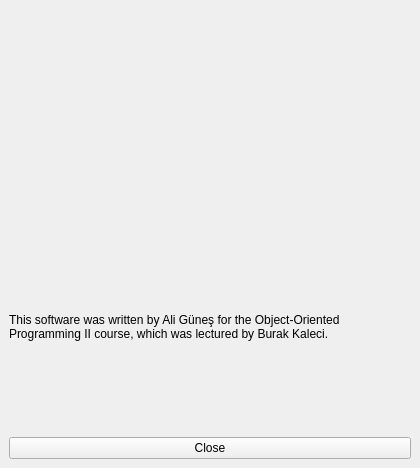
<?xml version="1.0" encoding="UTF-8"?>
<ui version="4.0">
 <class>AboutWindow</class>
 <widget class="QMainWindow" name="AboutWindow">
  <property name="geometry">
   <rect>
    <x>0</x>
    <y>0</y>
    <width>420</width>
    <height>468</height>
   </rect>
  </property>
  <property name="maximumSize">
   <size>
    <width>420</width>
    <height>468</height>
   </size>
  </property>
  <property name="windowTitle">
   <string>About</string>
  </property>
  <property name="windowIcon">
   <iconset>
    <normaloff>resources/icons/university.svg</normaloff>resources/icons/university.svg</iconset>
  </property>
  <widget class="QWidget" name="centralwidget">
   <layout class="QGridLayout" name="gridLayout">
    <item row="0" column="0">
     <layout class="QVBoxLayout" name="verticalLayout">
      <item>
       <widget class="QLabel" name="logoLabel">
        <property name="text">
         <string/>
        </property>
        <property name="pixmap">
         <pixmap>resources/img/esogu.png</pixmap>
        </property>
        <property name="scaledContents">
         <bool>true</bool>
        </property>
       </widget>
      </item>
      <item>
       <widget class="QLabel" name="aboutLabel">
        <property name="text">
         <string>This software was written by Ali Güneş for the Object-Oriented Programming II course, which was lectured by Burak Kaleci.</string>
        </property>
        <property name="wordWrap">
         <bool>true</bool>
        </property>
       </widget>
      </item>
      <item>
       <widget class="QPushButton" name="close_pushButton">
        <property name="text">
         <string>Close</string>
        </property>
       </widget>
      </item>
     </layout>
    </item>
   </layout>
  </widget>
 </widget>
 <resources/>
 <connections>
  <connection>
   <sender>close_pushButton</sender>
   <signal>clicked()</signal>
   <receiver>AboutWindow</receiver>
   <slot>close()</slot>
   <hints>
    <hint type="sourcelabel">
     <x>205</x>
     <y>443</y>
    </hint>
    <hint type="destinationlabel">
     <x>413</x>
     <y>424</y>
    </hint>
   </hints>
  </connection>
 </connections>
</ui>
